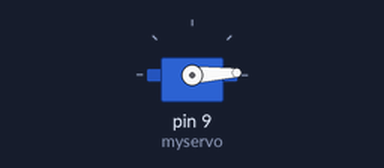
A sketch run on a simulated Arduino Uno, built with avr-gcc and run on an emulated ATmega328P. On the bench: servo.

Above: at 0.05 s.
At 0.9 s:
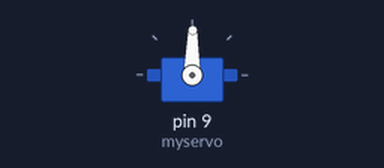
At 1.75 s:
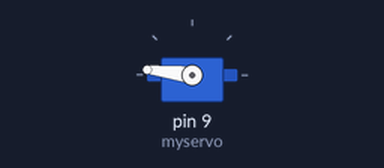
At 3.45 s:
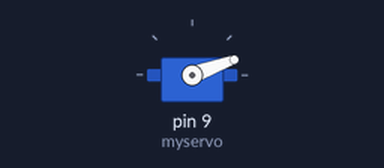
Timing chart, 0 to 8.4 s (numbered marks = the images above):
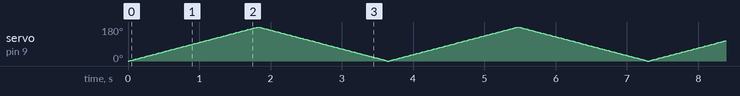

The sketch:

code.ino
```cpp
#include<Servo.h> // add servo library.
Servo myservo;  //set servo name.

void setup() {
  myservo.attach(9); // servo connect arduino pin 9.

}

void loop() {
  int angle;
  for(angle = 0; angle <=180; angle+=1){

    myservo.write(angle); // servo rotate 0 to 180 degree
    delay(10); // delay 10mil sec
    }
  for(angle = 180; angle>=0; angle-=1){
    myservo.write(angle); // servo rotate 180 to 0 degree
    delay(10); // delay 10mil sec
    }

}
```
